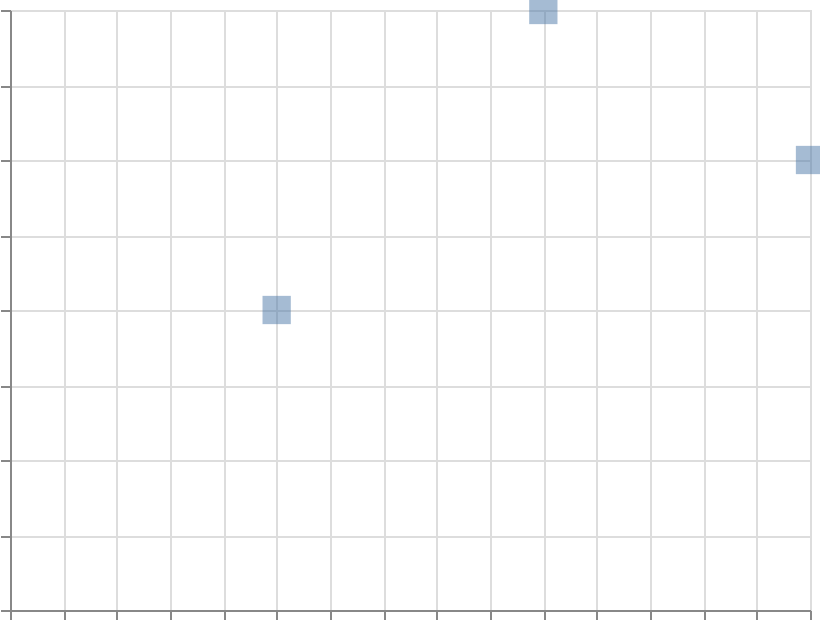

Here is the Vega-Lite specification saved for this chart:
### Vega-Lite specification from a JSON file in a GitHub repository (floating-point values rounded to 4 significant figures)
{"$schema": "https://vega.github.io/schema/vega-lite/v6.json", "width": 400, "height": 300, "padding": 5, "autosize": "none", "data": {"name": "table", "values": [{"x": 1, "y": 2}, {"x": 2, "y": 4}, {"x": 3, "y": 3}]}, "mark": {"type": "square", "size": 200, "opacity": 0.5}, "encoding": {"x": {"field": "x", "type": "quantitative"}, "y": {"field": "y", "type": "quantitative"}}}
